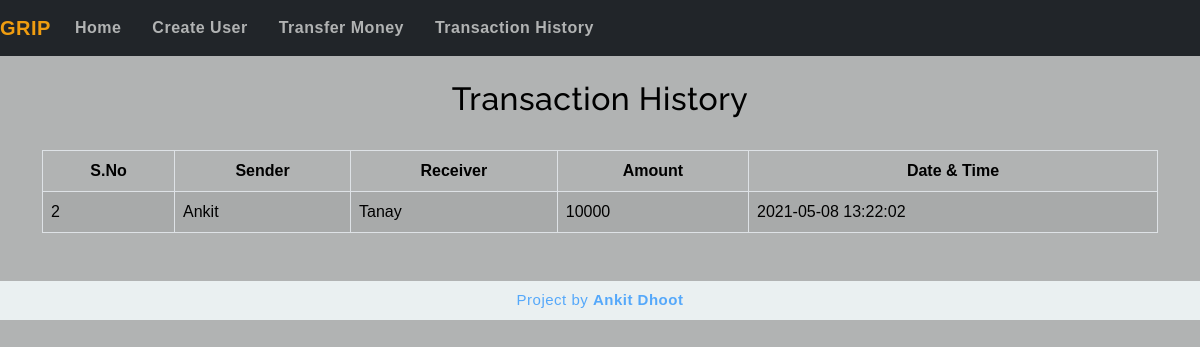
The page /transactionhistory.php on the database its author committed.
### tables this page shows
CREATE TABLE IF NOT EXISTS `transaction` (
  `sno` int(3) NOT NULL AUTO_INCREMENT,
  `sender` text NOT NULL,
  `receiver` text NOT NULL,
  `balance` int(8) NOT NULL,
  `datetime` datetime NOT NULL DEFAULT CURRENT_TIMESTAMP,
  PRIMARY KEY (`sno`)
);

### transactionhistory.php (the view, shortened to what this page needs)
<!DOCTYPE html>
<html lang="en">
<head>
    <link href="https://cdn.jsdelivr.net/npm/bootstrap@5.0.0-beta1/dist/css/bootstrap.min.css" rel="stylesheet">
    <link rel="stylesheet" href="css/table.css" type="text/css">
    <link rel="stylesheet" href="css/navbar.css" type="text/css">
</head>
<body style="background-color: #B1B3B3FF;">
    <?php
    include 'navbar.php';
    ?>
    <div class="container">
        <h2 class="text-center pt-4" style="color: black;">Transaction History</h2>
        <br>
        <div class="table-responsive-sm">
            <table class="table table-hover table-striped table-condensed table-bordered">
                <thead style="color: black;">
                    <tr>
                        <th class="text-center">S.No</S></th>
                        <th class="text-center">Sender</th>
                        <th class="text-center">Receiver</th>
                        <th class="text-center">Amount</th>
                        <th class="text-center">Date & Time</th>
                    </tr>
                </thead>
                <tbody>
                    <?php
                    include 'config.php';
                    $sql = "SELECT * FROM `transaction`";
                    $query = mysqli_query($conn, $sql);
                    while ($rows = mysqli_fetch_assoc($query)) {
                    ?>
                        <tr style="color: black;">
                            <td class="py-2"><?php echo $rows['sno']; ?></td>
                            <td class="py-2"><?php echo $rows['sender']; ?></td>
                            <td class="py-2"><?php echo $rows['receiver']; ?></td>
                            <td class="py-2"><?php echo $rows['balance']; ?></td>
                            <td class="py-2"><?php echo $rows['datetime']; ?></td>
                        </tr>
                    <?php
                    }
                    ?>
                </tbody>
            </table>
        </div>
    </div>
    <footer class="text-center mt-5 py-2">
        <p>Project by <b>Ankit Dhoot</b></p>
    </footer>
</body>
</html>

### table.css (style rules this page uses)
* { padding: 0; margin: 0; box-sizing: border-box; font-family: sans-serif; }
footer { color:#55a8fa; background-color:#eaf0f1; letter-spacing: 0.5px; }
footer p { margin: 0; font-size: 15px; }

### navbar.css (style rules this page uses)
h2 { color: #990000; letter-spacing: 0.5px; font-family: raleway; }

### rows shown on the page
transaction: sno "2", sender "Ankit", receiver "Tanay", balance "10000", datetime "2021-05-08 13:22:02"
